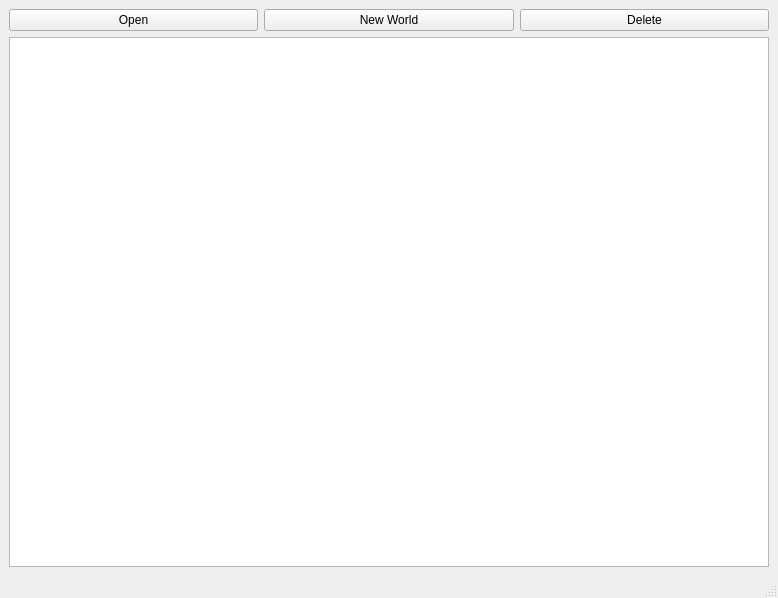
<?xml version="1.0" encoding="UTF-8"?>
<ui version="4.0">
 <class>mainWindow</class>
 <widget class="QMainWindow" name="mainWindow">
  <property name="geometry">
   <rect>
    <x>0</x>
    <y>0</y>
    <width>778</width>
    <height>598</height>
   </rect>
  </property>
  <property name="windowTitle">
   <string>D&amp;D Helper</string>
  </property>
  <property name="windowOpacity">
   <double>1.000000000000000</double>
  </property>
  <widget class="QWidget" name="centralwidget">
   <layout class="QGridLayout" name="gridLayout">
    <item row="3" column="0">
     <layout class="QHBoxLayout" name="horizontalLayout">
      <item>
       <widget class="QPushButton" name="openBtn">
        <property name="text">
         <string>Open</string>
        </property>
       </widget>
      </item>
      <item>
       <widget class="QPushButton" name="newBtn">
        <property name="enabled">
         <bool>true</bool>
        </property>
        <property name="minimumSize">
         <size>
          <width>0</width>
          <height>0</height>
         </size>
        </property>
        <property name="text">
         <string>New World</string>
        </property>
       </widget>
      </item>
      <item>
       <widget class="QPushButton" name="deleteBtn">
        <property name="text">
         <string>Delete</string>
        </property>
       </widget>
      </item>
     </layout>
    </item>
    <item row="5" column="0">
     <widget class="QListWidget" name="worldList">
      <property name="sizePolicy">
       <sizepolicy hsizetype="Expanding" vsizetype="Expanding">
        <horstretch>0</horstretch>
        <verstretch>0</verstretch>
       </sizepolicy>
      </property>
      <property name="font">
       <font>
        <pointsize>16</pointsize>
        <fontweight>Medium</fontweight>
       </font>
      </property>
      <property name="mouseTracking">
       <bool>false</bool>
      </property>
      <property name="styleSheet">
       <string notr="true"/>
      </property>
      <property name="spacing">
       <number>5</number>
      </property>
     </widget>
    </item>
   </layout>
  </widget>
  <widget class="QMenuBar" name="menubar">
   <property name="geometry">
    <rect>
     <x>0</x>
     <y>0</y>
     <width>778</width>
     <height>23</height>
    </rect>
   </property>
  </widget>
  <widget class="QStatusBar" name="statusbar"/>
 </widget>
 <resources/>
 <connections/>
</ui>
